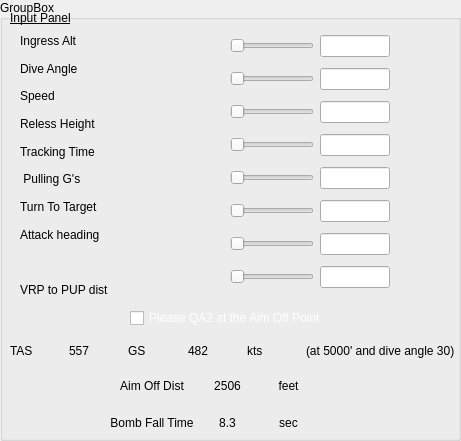
  <widget class="QGroupBox" name="groupBox_5">
   <property name="geometry">
    <rect>
     <x>20</x>
     <y>100</y>
     <width>461</width>
     <height>441</height>
    </rect>
   </property>
   <property name="title">
    <string>GroupBox</string>
   </property>
   <widget class="QLabel" name="label_39">
    <property name="geometry">
     <rect>
      <x>10</x>
      <y>10</y>
      <width>71</width>
      <height>16</height>
     </rect>
    </property>
    <property name="font">
     <font>
      <underline>true</underline>
     </font>
    </property>
    <property name="styleSheet">
     <string notr="true">#label_4{
color:rgb(255, 255, 255)
}</string>
    </property>
    <property name="text">
     <string>Input Panel</string>
    </property>
   </widget>
   <widget class="QWidget" name="verticalLayoutWidget_16">
    <property name="geometry">
     <rect>
      <x>20</x>
      <y>30</y>
      <width>161</width>
      <height>271</height>
     </rect>
    </property>
    <layout class="QVBoxLayout" name="verticalLayout_16">
     <item>
      <widget class="QLabel" name="label_53">
       <property name="text">
        <string>Ingress Alt</string>
       </property>
      </widget>
     </item>
     <item>
      <widget class="QLabel" name="label_60">
       <property name="text">
        <string>Dive Angle</string>
       </property>
      </widget>
     </item>
     <item>
      <widget class="QLabel" name="label_67">
       <property name="text">
        <string>Speed</string>
       </property>
      </widget>
     </item>
     <item>
      <widget class="QLabel" name="label_65">
       <property name="text">
        <string>Reless Height</string>
       </property>
      </widget>
     </item>
     <item>
      <widget class="QLabel" name="label_63">
       <property name="text">
        <string>Tracking Time</string>
       </property>
      </widget>
     </item>
     <item>
      <widget class="QLabel" name="label_72">
       <property name="text">
        <string> Pulling G's</string>
       </property>
      </widget>
     </item>
     <item>
      <widget class="QLabel" name="label_57">
       <property name="text">
        <string>Turn To Target</string>
       </property>
      </widget>
     </item>
     <item>
      <widget class="QLabel" name="label_73">
       <property name="text">
        <string>Attack heading</string>
       </property>
      </widget>
     </item>
     <item>
      <widget class="QLabel" name="label_74">
       <property name="text">
        <string/>
       </property>
      </widget>
     </item>
     <item>
      <widget class="QLabel" name="label_76">
       <property name="text">
        <string>VRP to PUP dist</string>
       </property>
      </widget>
     </item>
    </layout>
   </widget>
   <widget class="QWidget" name="verticalLayoutWidget_17">
    <property name="geometry">
     <rect>
      <x>230</x>
      <y>30</y>
      <width>160</width>
      <height>271</height>
     </rect>
    </property>
    <layout class="QVBoxLayout" name="verticalLayout_17">
     <item>
      <layout class="QHBoxLayout" name="horizontalLayout_8" stretch="0,8">
       <item>
        <widget class="QSlider" name="horizontalSlider_2">
         <property name="orientation">
          <enum>Qt::Horizontal</enum>
         </property>
        </widget>
       </item>
       <item>
        <widget class="QLineEdit" name="lineEdit_4"/>
       </item>
      </layout>
     </item>
     <item>
      <layout class="QHBoxLayout" name="horizontalLayout_10" stretch="0,8">
       <item>
        <widget class="QSlider" name="horizontalSlider_3">
         <property name="orientation">
          <enum>Qt::Horizontal</enum>
         </property>
        </widget>
       </item>
       <item>
        <widget class="QLineEdit" name="lineEdit_5"/>
       </item>
      </layout>
     </item>
     <item>
      <layout class="QHBoxLayout" name="horizontalLayout_12" stretch="0,8">
       <item>
        <widget class="QSlider" name="horizontalSlider_4">
         <property name="orientation">
          <enum>Qt::Horizontal</enum>
         </property>
        </widget>
       </item>
       <item>
        <widget class="QLineEdit" name="lineEdit_6"/>
       </item>
      </layout>
     </item>
     <item>
      <layout class="QHBoxLayout" name="horizontalLayout_11" stretch="0,8">
       <item>
        <widget class="QSlider" name="horizontalSlider_5">
         <property name="orientation">
          <enum>Qt::Horizontal</enum>
         </property>
        </widget>
       </item>
       <item>
        <widget class="QLineEdit" name="lineEdit_7"/>
       </item>
      </layout>
     </item>
     <item>
      <layout class="QHBoxLayout" name="horizontalLayout_9" stretch="0,8">
       <item>
        <widget class="QSlider" name="horizontalSlider_6">
         <property name="orientation">
          <enum>Qt::Horizontal</enum>
         </property>
        </widget>
       </item>
       <item>
        <widget class="QLineEdit" name="lineEdit_8">
         <property name="text">
          <string/>
         </property>
        </widget>
       </item>
      </layout>
     </item>
     <item>
      <layout class="QHBoxLayout" name="horizontalLayout_7" stretch="0,8">
       <item>
        <widget class="QSlider" name="horizontalSlider_7">
         <property name="orientation">
          <enum>Qt::Horizontal</enum>
         </property>
        </widget>
       </item>
       <item>
        <widget class="QLineEdit" name="lineEdit_9"/>
       </item>
      </layout>
     </item>
     <item>
      <layout class="QHBoxLayout" name="horizontalLayout_5" stretch="0,8">
       <item>
        <widget class="QSlider" name="horizontalSlider_8">
         <property name="orientation">
          <enum>Qt::Horizontal</enum>
         </property>
        </widget>
       </item>
       <item>
        <widget class="QLineEdit" name="lineEdit_10"/>
       </item>
      </layout>
     </item>
     <item>
      <layout class="QHBoxLayout" name="horizontalLayout_6" stretch="0,8">
       <item>
        <widget class="QSlider" name="horizontalSlider_9">
         <property name="orientation">
          <enum>Qt::Horizontal</enum>
         </property>
        </widget>
       </item>
       <item>
        <widget class="QLineEdit" name="lineEdit_12"/>
       </item>
      </layout>
     </item>
    </layout>
   </widget>
   <widget class="QCheckBox" name="checkBox_39">
    <property name="geometry">
     <rect>
      <x>130</x>
      <y>310</y>
      <width>211</width>
      <height>16</height>
     </rect>
    </property>
    <property name="styleSheet">
     <string notr="true">color:rgb(255, 255, 255)</string>
    </property>
    <property name="text">
     <string>Please QA2 at the Aim Off Point</string>
    </property>
   </widget>
   <widget class="QWidget" name="horizontalLayoutWidget_13">
    <property name="geometry">
     <rect>
      <x>10</x>
      <y>340</y>
      <width>451</width>
      <height>21</height>
     </rect>
    </property>
    <layout class="QHBoxLayout" name="horizontalLayout_13">
     <property name="spacing">
      <number>6</number>
     </property>
     <property name="rightMargin">
      <number>6</number>
     </property>
     <item>
      <widget class="QLabel" name="label_46">
       <property name="text">
        <string>TAS</string>
       </property>
      </widget>
     </item>
     <item>
      <widget class="QLabel" name="label_47">
       <property name="text">
        <string>557</string>
       </property>
      </widget>
     </item>
     <item>
      <widget class="QLabel" name="label_49">
       <property name="text">
        <string>GS</string>
       </property>
      </widget>
     </item>
     <item>
      <widget class="QLabel" name="label_50">
       <property name="text">
        <string>482</string>
       </property>
      </widget>
     </item>
     <item>
      <widget class="QLabel" name="label_52">
       <property name="text">
        <string>kts</string>
       </property>
      </widget>
     </item>
     <item>
      <widget class="QLabel" name="label_61">
       <property name="text">
        <string>(at 5000' and dive angle 30)</string>
       </property>
      </widget>
     </item>
    </layout>
   </widget>
   <widget class="QWidget" name="gridLayoutWidget">
    <property name="geometry">
     <rect>
      <x>110</x>
      <y>370</y>
      <width>206</width>
      <height>68</height>
     </rect>
    </property>
    <layout class="QGridLayout" name="gridLayout_2">
     <item row="0" column="0">
      <widget class="QLabel" name="label_69">
       <property name="text">
        <string>Aim Off Dist</string>
       </property>
       <property name="alignment">
        <set>Qt::AlignCenter</set>
       </property>
      </widget>
     </item>
     <item row="1" column="0">
      <widget class="QLabel" name="label_77">
       <property name="text">
        <string>Bomb Fall Time</string>
       </property>
       <property name="alignment">
        <set>Qt::AlignCenter</set>
       </property>
      </widget>
     </item>
     <item row="0" column="1">
      <widget class="QLabel" name="label_78">
       <property name="text">
        <string>2506</string>
       </property>
       <property name="alignment">
        <set>Qt::AlignCenter</set>
       </property>
      </widget>
     </item>
     <item row="1" column="1">
      <widget class="QLabel" name="label_79">
       <property name="text">
        <string>8.3</string>
       </property>
       <property name="alignment">
        <set>Qt::AlignCenter</set>
       </property>
      </widget>
     </item>
     <item row="0" column="2">
      <widget class="QLabel" name="label_75">
       <property name="text">
        <string>feet</string>
       </property>
       <property name="alignment">
        <set>Qt::AlignCenter</set>
       </property>
      </widget>
     </item>
     <item row="1" column="2">
      <widget class="QLabel" name="label_80">
       <property name="text">
        <string>sec</string>
       </property>
       <property name="alignment">
        <set>Qt::AlignCenter</set>
       </property>
      </widget>
     </item>
    </layout>
   </widget>
  </widget>
